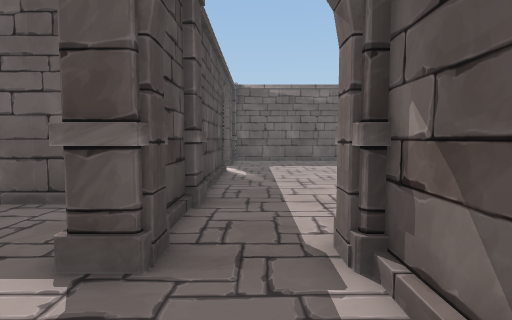
view 1 (above)

16 first-person views from a walk through a scene from a Unity 3-D project. The camera is 1.2 m above the floor, tilts 4° down and sees 80° across. The floor is counted in squares, 1 m on a side. Each view is taken from the middle of a square. On the plan, view 1 faces up. The plan holds only what a view shows up to about 13 squares ahead; the rest is blank. The place goes on beyond the plan. The player character is not drawn. Some animated figures are not drawn. Door leaves are left out, so doorways stand open.

view 2
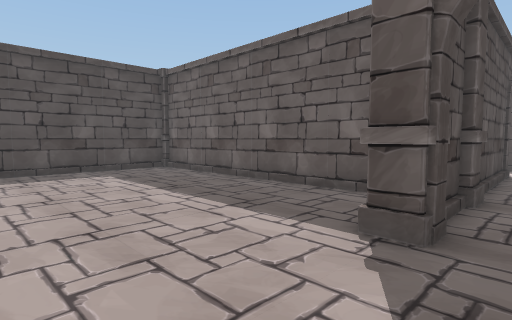

view 3
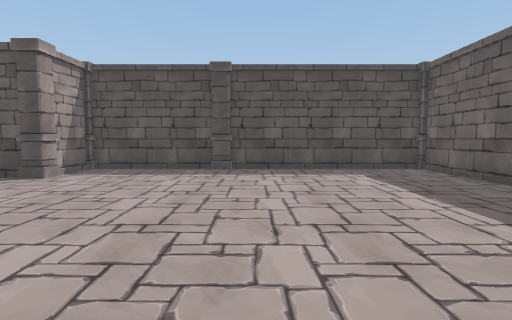

view 4
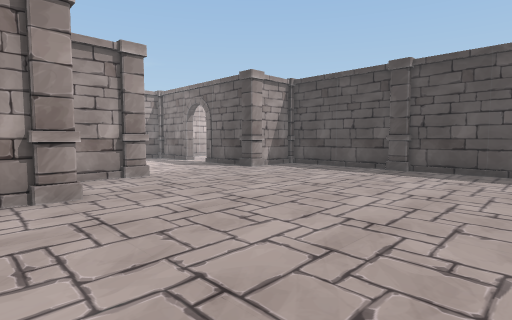

view 5
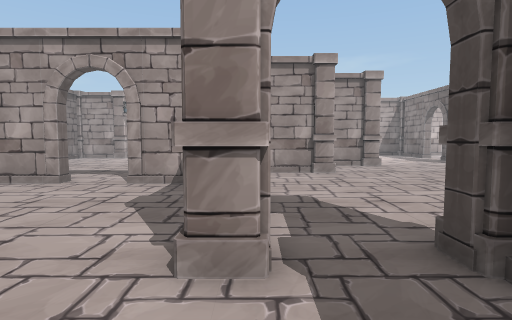

view 6
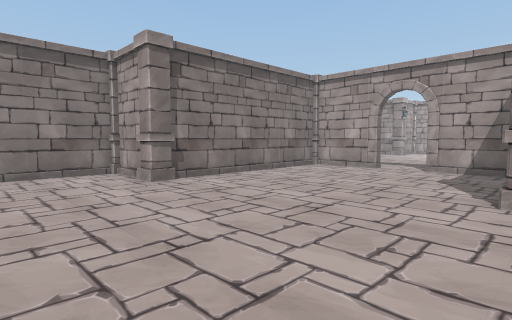

view 7
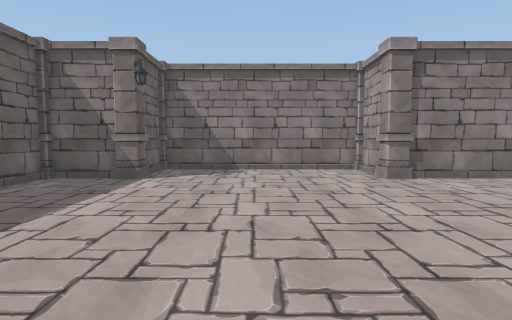

view 8
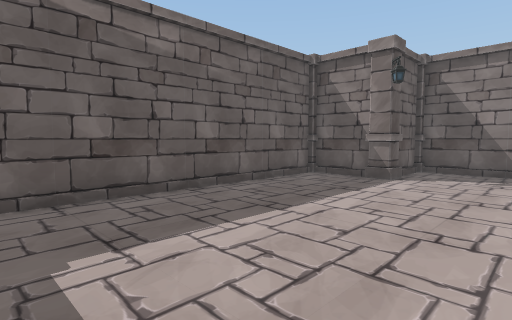

view 9
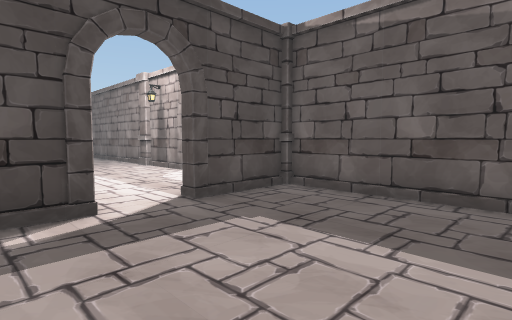

view 10
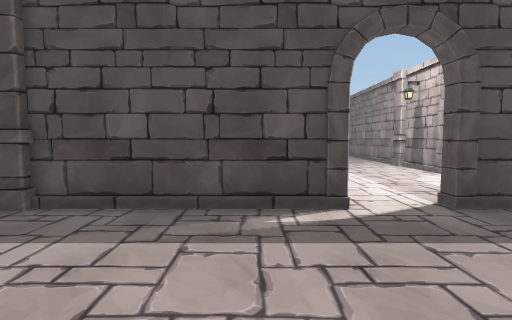

view 11
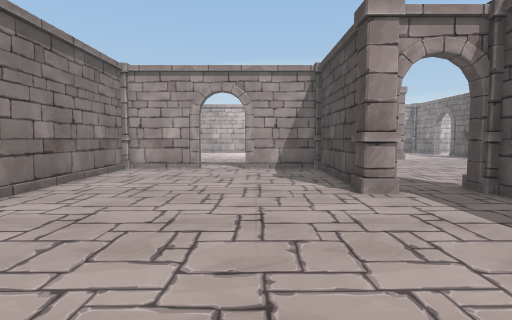

view 12
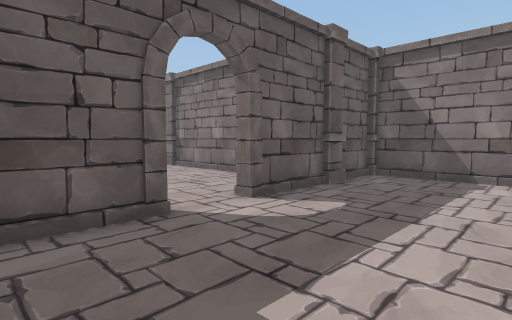

view 13
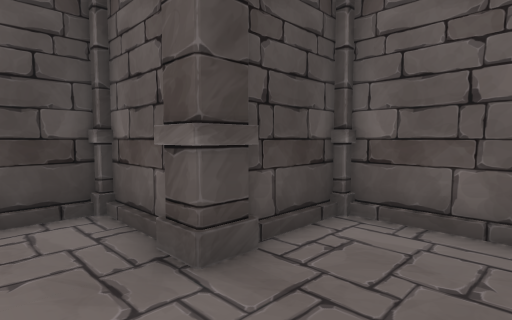

view 14
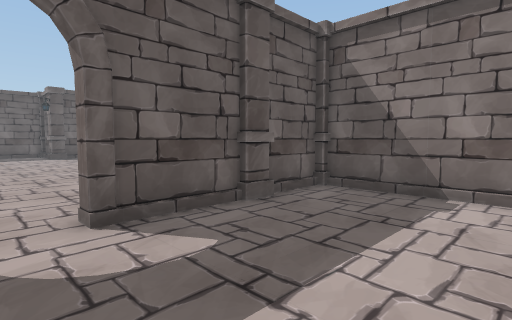

view 15
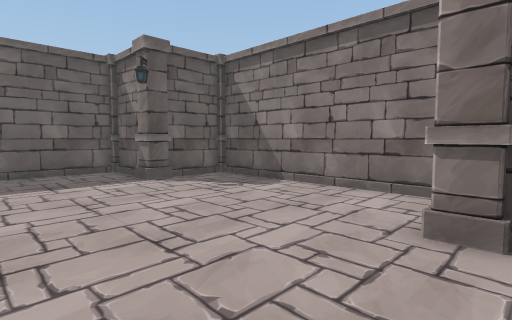

view 16
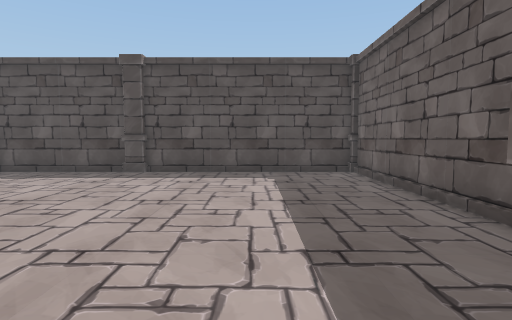

### Floor plan
Points are (right, up) in squares from view 1. A wall is a line through its corners. A room is listed if a view was taken in it or the views show most of it. See-through windows are left out.
Room 1 (views 1, 2, 3, 4, 16)
walls: (-0.5, -4.9) (0.5, -4.9); (-3, 5.6) (-11.5, 5.6); (1.2, 1.2) (1.2, 2.5); (-12.1, 5.5) (-12.1, -6.5)
ways out: opening at (0, 3) to room 2
objects: pillar (-12, -2); pillar (-10, -7) to (-9, -7); pillar (-4, -7); pillar (-2, -5) to (-1, -5); pillar (-2, 3) to (-1, 3); pillar (1, -2)
Room 2 (views 5, 6, 7, 8, 9, 10, 11, 15)
walls: (10.1, 5.9) (12, 5.9) (12, 13.7) (9.8, 13.7); (1.4, 2.2) (1.4, -1.4); (-1.3, 11.6) (-1.3, 3.5); (9.3, 14.4) (9.3, 16.4) (-1.3, 16.4) (-1.3, 13.4); (6.3, -2.2) (8.5, -2.2); (9.3, -1.5) (9.3, 4.6); (1.6, -2.2) (4.5, -2.2)
ways out: opening at (0, 3) to room 1; opening at (5.5, -2) to room 3; opening at (-1, 12.5)
objects: pillar (-1, 6); pillar (1, 3); pillar (9, 5) to (10, 6); pillar (9, 14)
Room 3 (views 12, 13, 14)
walls: (4.5, -2.5) (1.4, -2.5) (1.4, -4.6); (0.6, -5.2) (-0.5, -5.2); (12, -6.5) (12, -2.5) (6.3, -2.5) (6.3, -2.2); (-1.3, -5.5) (-1.3, -6.6)
ways out: opening at (5.5, -2) to room 2
objects: pillar (1, -5); pillar (9, -3) to (9, -2)

Where each view was taken, in squares from view 1:
view 1: 0 up, 0 right, facing up
view 2: 1 down, 0 right, facing up-left
view 3: 1 down, 0 right, facing left
view 4: 2 up, 0 right, facing down-left
view 5: 6 up, 1 right, facing down
view 6: 10 up, 1 right, facing down-right
view 7: 10 up, 0 right, facing right
view 8: 10 up, 0 right, facing up-right
view 9: 10 up, 4 right, facing up-left
view 10: 10 up, 4 right, facing left
view 11: 10 up, 4 right, facing down
view 12: 7 down, 2 right, facing up-right
view 13: 7 down, 4 right, facing up-left
view 14: 7 down, 5 right, facing up-right
view 15: 5 up, 5 right, facing up-right
view 16: 2 up, 1 left, facing left
